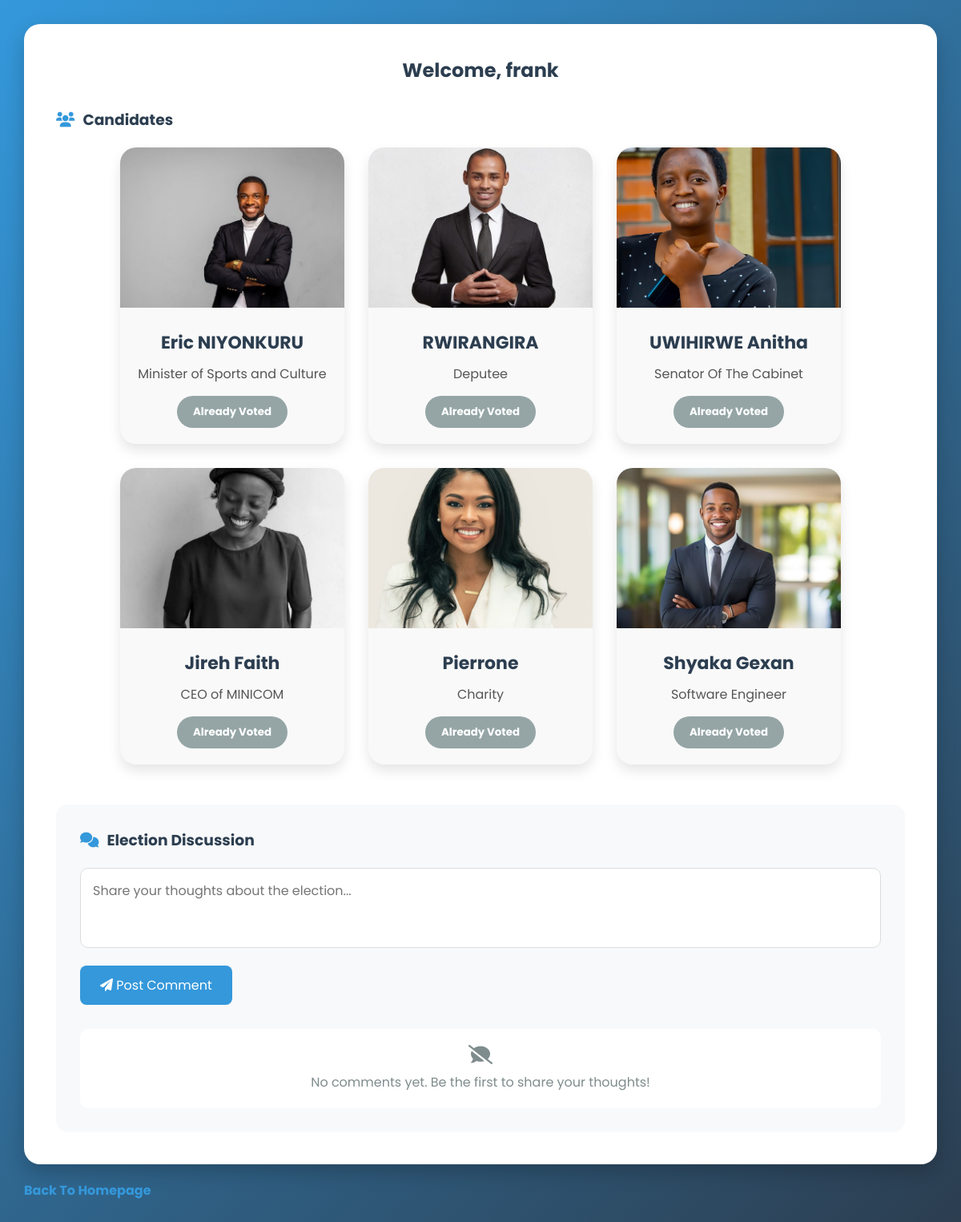
The app's page /dashboard/ (signed in) with its own data.
### VotingApp/models.py (models this page shows, shortened)
class Candidate(models.Model):
    name = models.CharField(max_length=100)
    department = models.CharField(max_length=100)
    description = models.TextField()
    image = models.ImageField(upload_to='candidates/', null=True, blank=True)
    created_at = models.DateTimeField(auto_now_add=True)

### VotingApp/views.py (the view)
# urls.py: path('dashboard/', views.dashboard, name='dashboard'),
@login_required
def dashboard(request):
    candidates = Candidate.objects.all()
    user_profile, created = UserProfile.objects.get_or_create(user=request.user)
    comments = Comment.objects.all().order_by('-created_at')
    comment_form = CommentForm()
    return render(request, 'dashboard.html', {
        'candidates': candidates,
        'user_profile': user_profile,
        'comment_form': comment_form,
        'comments': comments
    })

### VotingApp/forms.py
class CommentForm(forms.ModelForm):
    class Meta:
        model = Comment
        fields = ["text"]
    def __init__(self, *args, **kwargs):
        super().__init__(*args, **kwargs)
        self.fields["text"].label = ""
        self.fields["text"].widget.attrs.update({
            "placeholder": "Write your comment here...",
            "class": "form-control",
            "rows": 3,
        })

### VotingApp/templates/dashboard.html (shortened to what this page needs)
{% load static %}
<!DOCTYPE html>
<html lang="en">
<head>
    <link rel="stylesheet" href="https://cdnjs.cloudflare.com/ajax/libs/font-awesome/6.0.0-beta3/css/all.min.css">
</head>
<body>
<div class="container">
    <h2>Welcome, {{ user.username }}</h2>
    <div class="candidates-section">
        <h3 class="section-title"><i class="fas fa-users"></i> Candidates</h3>
        <div class="candidates-list">
            {% for candidate in candidates %}
            <div class="candidate-card">
                {% if candidate.image %}
                    <img src="{{ candidate.image.url }}" alt="{{ candidate.name }}">
                {% else %}
                    <div style="background: #eee; height: 200px; display: flex; align-items: center; justify-content: center;">
                        <i class="fas fa-user-tie" style="font-size: 50px; color: #95a5a6;"></i>
                    </div>
                {% endif %}
                <div class="candidate-card-content">
                    <h3>{{ candidate.name }}</h3>
                    <p>{{ candidate.description|truncatewords:20 }}</p>
                    {% if not user_profile.voted %}
                        <a href="{% url 'vote' candidate.id %}" class="btn-vote">Vote Now</a>
                    {% else %}
                        <button class="btn-voted" disabled>Already Voted</button>
                    {% endif %}
                </div>
            </div>
            {% endfor %}
        </div>
    </div>
    <div class="comment-section">
        <h3 class="section-title"><i class="fas fa-comments"></i> Election Discussion</h3>
        <form method="POST" class="comment-form" id="commentForm">
            <textarea name="text" placeholder="Share your thoughts about the election..." required></textarea>
            <button type="submit" id="submitCommentBtn">
                <i class="fas fa-paper-plane"></i> Post Comment
            </button>
        </form>
        <div class="comment-list" id="commentList">
            {% if comments %}
                {% for comment in comments %}
                <div class="comment-item">
                    <div>
                        <strong>{{ comment.user.username }}</strong>
                        <span class="comment-date">{{ comment.created_at|date:"M d, Y H:i" }}</span>
                    </div>
                    <p>{{ comment.text }}</p>
                    <div class="vote-buttons">
                        <button title="Upvote"><i class="fas fa-thumbs-up"></i></button>
                        <button title="Downvote"><i class="fas fa-thumbs-down"></i></button>
                    </div>
                </div>
                {% endfor %}
            {% else %}
                <div class="no-comments">
                    <i class="fas fa-comment-slash" style="font-size: 24px; margin-bottom: 10px;"></i>
                    <p>No comments yet. Be the first to share your thoughts!</p>
                </div>
            {% endif %}
        </div>
    </div>
</div>
<a href="home.html">Back To Homepage</a>
</body>
</html>

### VotingApp/templates/dashboard.html (style rules this page uses)
* { margin: 0; padding: 0; box-sizing: border-box; font-family: 'Poppins', sans-serif; }
body { background: linear-gradient(135deg, #3498db, #2c3e50); min-height: 100vh; padding: 30px; color: #2c3e50; }
.container { background: white; border-radius: 20px; padding: 40px; max-width: 1200px; margin: auto; box-shadow: 0 10px 25px rgba(0, 0, 0, 0.2); }
h2 { text-align: center; margin-bottom: 30px; color: #2c3e50; }
.candidates-list { display: flex; flex-wrap: wrap; gap: 30px; justify-content: center; }
.candidate-card { background: #f9f9f9; border-radius: 20px; overflow: hidden; width: 280px; box-shadow: 0 8px 16px rgba(0,0,0,0.1); text-align: center; transition: transform 0.3s; }
.candidate-card img { width: 100%; height: 200px; object-fit: cover; }
.candidate-card-content { padding: 20px; }
.candidate-card h3 { margin-bottom: 10px; font-size: 22px; }
.candidate-card p { font-size: 16px; color: #555; margin-bottom: 15px; }
.btn-voted { background: #95a5a6; color: white; padding: 10px 20px; border-radius: 30px; border: none; font-weight: bold; cursor: not-allowed; }
.comment-section { margin-top: 50px; background: #f8f9fa; padding: 30px; border-radius: 15px; }
.comment-form textarea { width: 100%; border-radius: 10px; border: 1px solid #ddd; padding: 15px; font-size: 16px; resize: none; height: 100px; margin-bottom: 15px; transition: border 0.3s; }
.comment-form button { background: #3498db; color: white; padding: 12px 25px; border: none; border-radius: 8px; font-size: 16px; cursor: pointer; transition: background 0.3s; }
.comment-list { margin-top: 30px; }
.no-comments { text-align: center; color: #7f8c8d; padding: 20px; background: white; border-radius: 10px; }
.section-title { margin-bottom: 20px; color: #2c3e50; display: flex; align-items: center; gap: 10px; }
.section-title i { color: #3498db; }
a { text-decoration: none; color: #3498db; font-weight: bold; margin-top: 20px; display: inline-block; }

### records on screen
Candidate: image (picture), name "Eric NIYONKURU", description "Minister of Sports and Culture"
Candidate: image (picture), name "RWIRANGIRA", description "Deputee"
Candidate: image (picture), name "UWIHIRWE Anitha", description "Senator Of The Cabinet"
Candidate: image (picture), name "Jireh Faith", description "CEO of MINICOM"
Candidate: image (picture), name "Pierrone", description "Charity"
Candidate: image (picture), name "Shyaka Gexan", description "Software Engineer"

### other values on screen
{{ user.username }} "frank"
